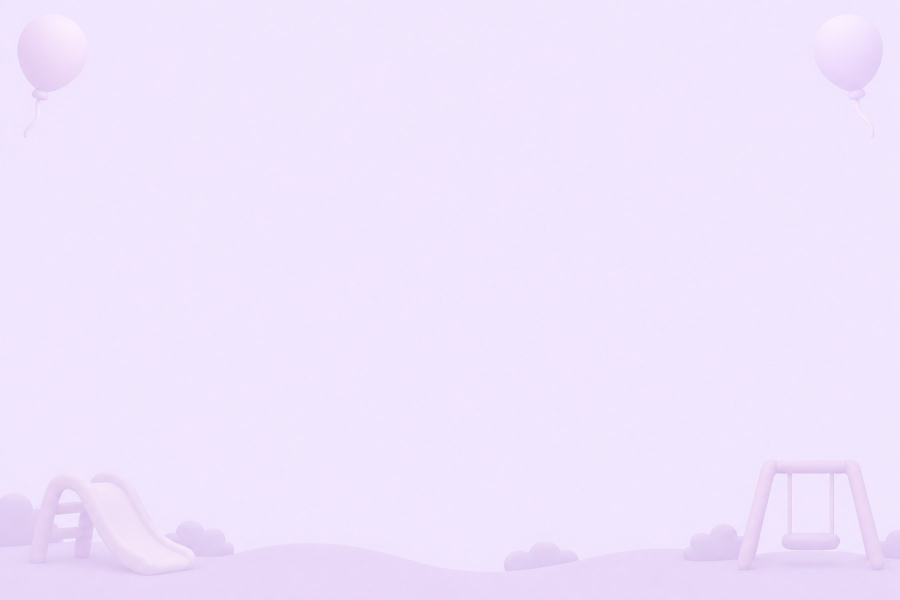
#> input picture assets/illustrations/home/bg_park.jpg, 1800 x 1200 px (shown at 1/2 size)
$ python -i install_covers.py   (imports and definitions only)
#> lines starting #> are read from the running program, lines starting #| are printed output that depends on the picture
"""Installs the new theme covers and Play Park tiles.

    python -I tools/home_sections/install_covers.py

Reads artifacts/illustrations-home/originals/, crops each picture to its
subject, centres it on a 512 transparent square and records it in the folder's
MANIFEST.json (same framing as the older covers).
"""
import hashlib
import json
from datetime import date
from pathlib import Path

from PIL import Image

ROOT = Path(__file__).resolve().parents[2]
ORIGINALS = ROOT / 'artifacts/illustrations-home/originals'
TARGET_SIDE = 448


def fit(src, out):
#> called with out = 'out.png'
    im = Image.open(src).convert('RGBA')
    box = im.getchannel('A').point(lambda v: 255 if v > 24 else 0).getbbox()
#> box = (0, 0, 1800, 1200)
    sub = im.crop(box)
    scale = TARGET_SIDE / max(sub.size)
#> scale = 0.249
    sub = sub.resize((round(sub.width * scale), round(sub.height * scale)), Image.LANCZOS)
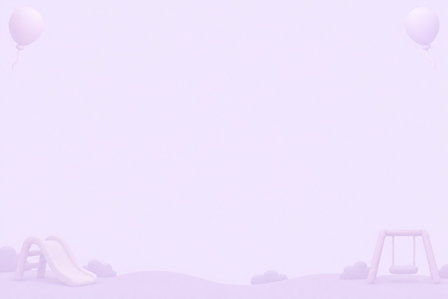
#> sub: PIL image 448x299 RGBA; mean R, G, B, A 239.4, 228.2, 252.8, 255
    canvas = Image.new('RGBA', (512, 512), (0, 0, 0, 0))
#> canvas: PIL image 512x512 RGBA; every value is 0
    canvas.paste(sub, ((512 - sub.width) // 2, (512 - sub.height) // 2))
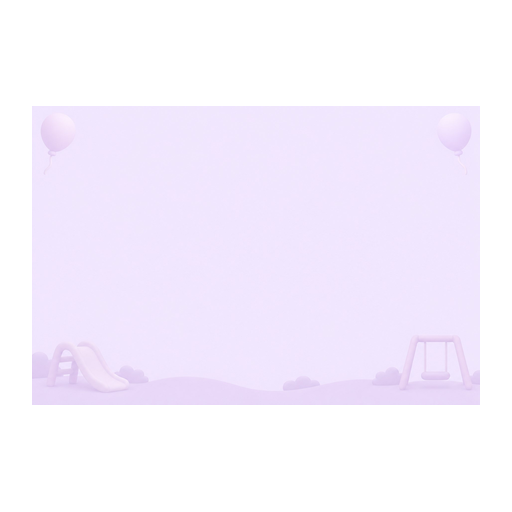
#> canvas: PIL image 512x512 RGBA; mean R, G, B, A 122.3, 116.6, 129.2, 130.3; transparent parts drawn white
#> (the run stopped early here; a loop or call above may not have finished)
